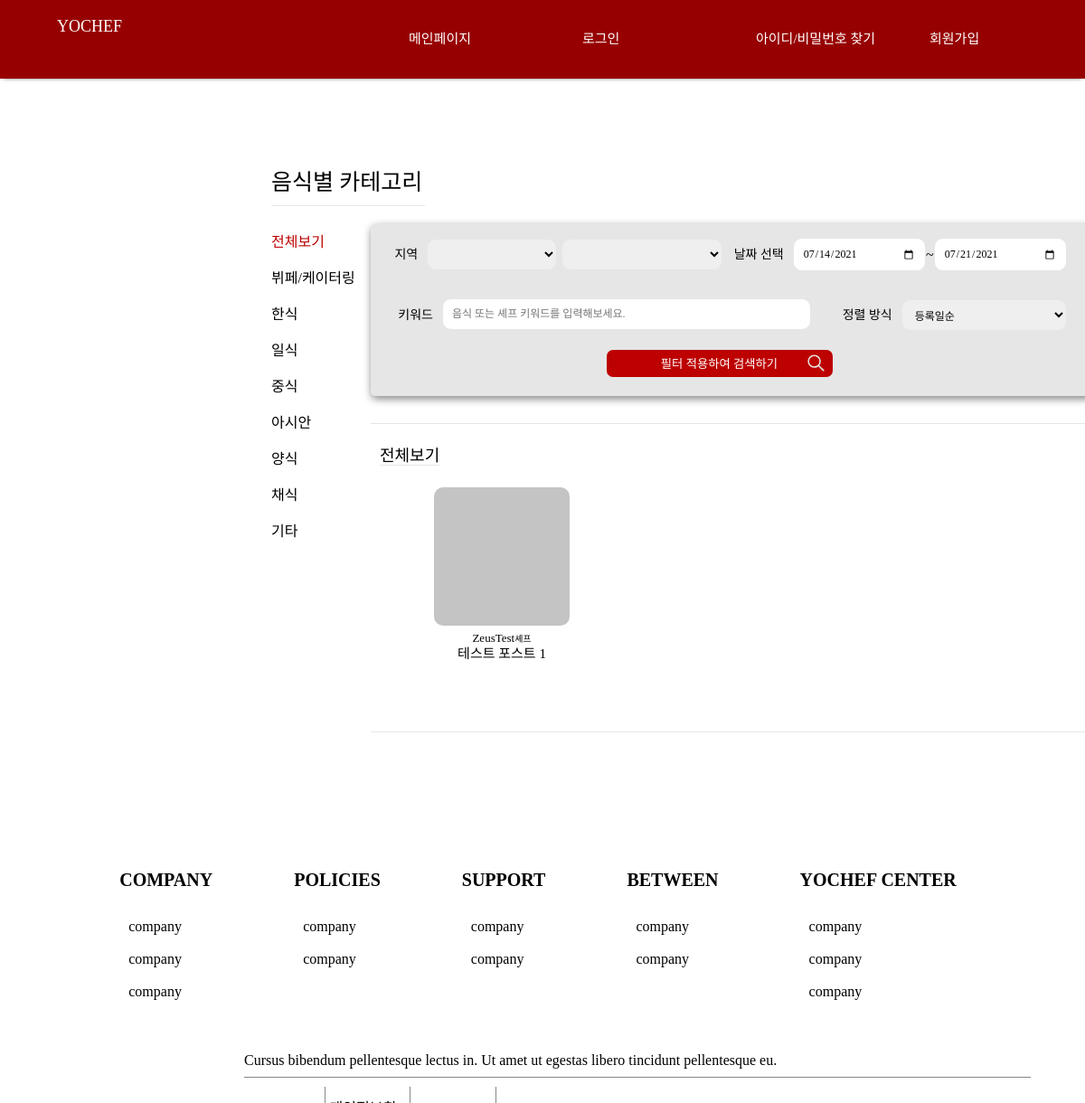
Before: /postList with the older database file.
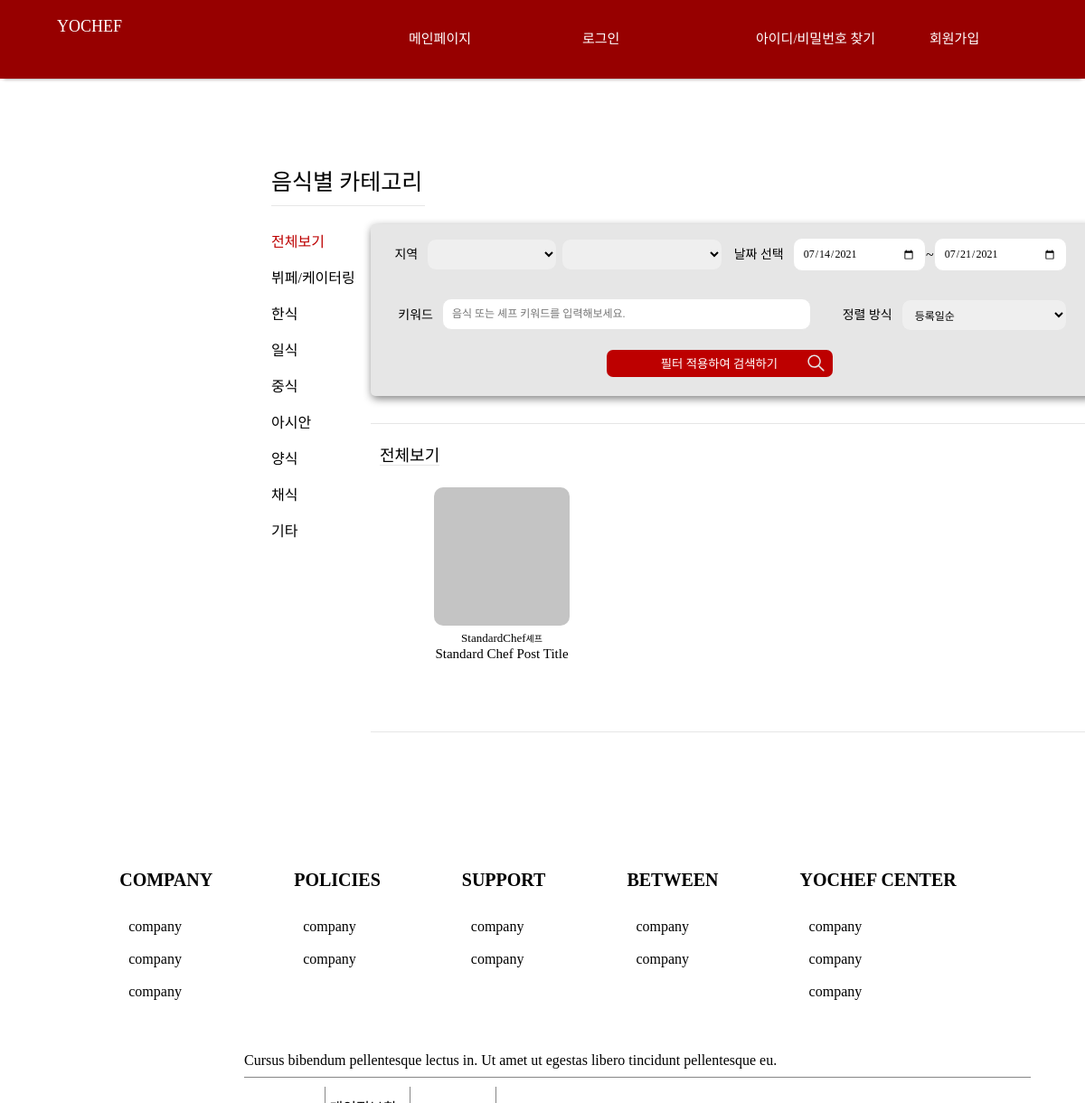
After: the same page with the newer database file.
### chef/models.py (models this page shows, shortened)
class Post(models.Model):
	chef = models.OneToOneField(Chef, on_delete=models.CASCADE)
	region = models.IntegerField(null=True)
	regionDetail = models.ForeignKey(RegionDetail, null=True, on_delete=models.SET_NULL)
	title = models.TextField(max_length=255, null=True)
	introduce = models.TextField(max_length=5000, null=True)
	category = models.IntegerField(null=True)		# 한식, 일식, 중식, 아시안, 양식, 채식
	notice = models.TextField(max_length=5000, null=True)
	movingPrice = models.IntegerField(default=0)
	isOpen = models.BooleanField(default=True)
	registerDate = models.DateTimeField(auto_now=True)

class Chef(models.Model):
	customer = models.OneToOneField('customer.Customer', on_delete=models.CASCADE)
	nickname = models.CharField(max_length=20, null=True)
	spec = models.TextField(max_length=5000, null=True)
	snsLink = models.TextField(max_length = 500, null=True)
	blogLink = models.TextField(max_length = 500, null=True)
	youtubeLink = models.TextField(max_length = 500, null=True)
	registerDate = models.DateTimeField(auto_now_add=True)
	region = models.IntegerField(null=True)
	regionDetail = models.ForeignKey(RegionDetail, null=True, on_delete=models.SET_NULL)
	isLicensed = models.BooleanField(default=False)
	isSubmitted = models.BooleanField(default=False)

### public/views.py (the view, shortened to what this page needs)
# urls.py: path('postList', postList, name="postList"),
def postList(request, category=0, order=0):
    category = int(request.GET.get('category', 0))
    if category == 0:
        category = int(request.POST.get('category', 0))
    order = int(request.POST.get('order', 0))
    filter_used = int(request.POST.get('filter_used', 0))
    start_date = request.POST.get('startDate', "")
    end_date = request.POST.get('endDate', "")
    region = int(request.POST.get('residence', 0))
    regionDetail = int(request.POST.get('residenceDetail', 97))
    keyword = request.POST.get('keyword', "")
    if start_date == "" : start_date = date.today()
    else: start_date = parse_date(start_date)
    if end_date == "" : end_date = date.today()+timedelta(days=7)
    else: end_date = parse_date(end_date)
    posts = Post.objects.filter(isOpen=True, schedule__eventDate__range=[start_date, end_date], region=region)
    posts = posts.filter(Q(title__icontains = keyword) or Q(chef__nickname__icontains = keyword))
    if category:
        posts = posts.filter(category = category)
    if regionDetail < 97 :
        posts = posts.filter(regionDetail_id=regionDetail)
    if order == 1:
        posts = posts.order_by('-registerDate')
    else :
        for post in posts :
            post.review_cnt = len(Review.objects.filter(post_id = post.id))
        posts = sorted(posts, key=(lambda x: x.review_cnt), reverse=True)
    for post in posts :
        if File.objects.filter(post_id = post.id, category = 3).exists():
            post.cover_img = File.objects.get(post_id = post.id, category = 3).attachment.url
    start_date = start_date.strftime("%Y-%m-%d")
    end_date = end_date.strftime("%Y-%m-%d")
    return render(request, 'postList.html', {'posts': posts, 'category': category, 'order': order, 'start_date': start_date, 'end_date': end_date, 'keyword':keyword})

### public/templates/postList.html (shortened to what the changed rows need)
{% extends 'base.html' %}
{% load static %}
{% block style %}
<link rel="stylesheet" href="{% static 'css/postList.css' %}">
{% endblock %}
{% block content %}
<main>
    <div class="infoBox">
        <div class="mainContainer">
            <div class="postList">
                <div class="mainList">
                    {% if posts %}
                        {% for post in posts %}
                        <div class=postList__post id="post{{post.id}}" onclick="location.href = '/detail/{{post.id}}';">
                            <img src="{{post.cover_img}}" onerror="this.src=`{% static 'img/default.png' %}`">
                            <div class="postList__post__chefNickname"><span>{{post.chef.nickname}}</span><span>셰프</span></div>
                            <div class="postList__post__title"><span>{{post.title}}</span></div>
                        </div>
                        {% endfor %}
                    {% else %}
                        <div class="noneResult">
                            검색 결과가 없습니다.
                        </div>
                    {% endif %}
                </div>
            </div>
        </div>
    </div>
</main>
{% endblock %}

Changed rows visible on the page:
removed Post: chef.nickname "ZeusTest", title "테스트 포스트 1"
added Post: chef.nickname "StandardChef", title "Standard Chef Post Title"
